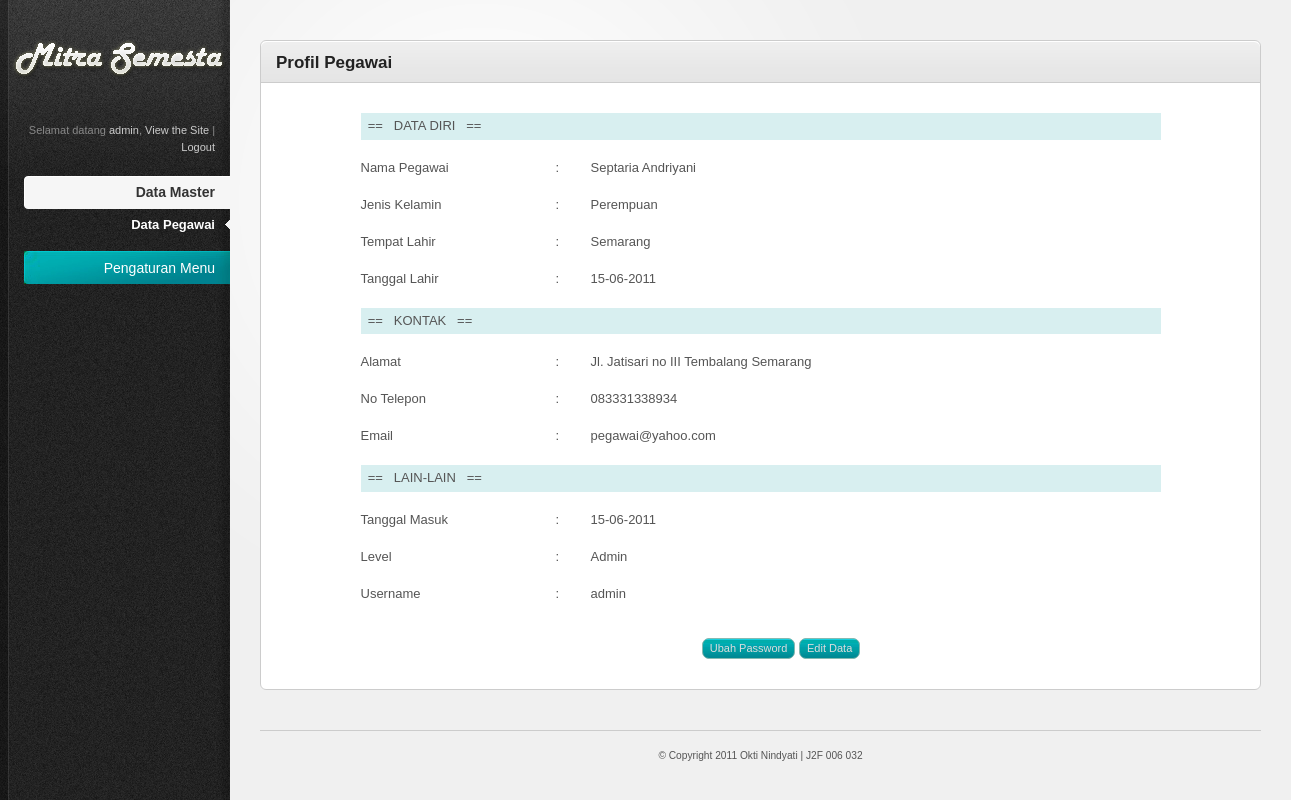
Page /index.php/admin/pegawai/get_profil/1 (signed in) on the committed database.
### tables this page shows
CREATE TABLE IF NOT EXISTS `pegawai` (
  `KodePegawai` int(11) NOT NULL AUTO_INCREMENT,
  `NamaPegawai` varchar(30) NOT NULL,
  `JenisKelamin` char(1) NOT NULL,
  `TempatLahir` varchar(20) NOT NULL,
  `TanggalLahir` date NOT NULL,
  `AlmtPegawai` varchar(50) DEFAULT NULL,
  `NoTelepon` varchar(12) DEFAULT NULL,
  `Email` varchar(25) DEFAULT NULL,
  `TanggalMasuk` date NOT NULL,
  `Level` varchar(10) NOT NULL,
  `Username` varchar(25) NOT NULL,
  `Password` varchar(35) NOT NULL,
  PRIMARY KEY (`KodePegawai`)
);

### system/application/controllers/admin/pegawai.php (called while the page is built, shortened)
<?php
Class Pegawai extends Controller{
	function Pegawai(){
		$this->load->model(array('pegawai_model','penjualan_model'));
	}
	function get_profil($KodePegawai=''){
		if(isset($_SESSION["username"]) && ($_SESSION['level']=='Admin' || $_SESSION['level']=='Manajer' || $_SESSION['level']=='Pegawai')){
		$data['judul'] = "Profil Pegawai";
		$result = $this->pegawai_model->get_detail_pegawai($KodePegawai);
		$subdata['result_profil_pegawai'] = $result;
		$data['content'] = $this->load->view('admin/pegawai_profil_view',$subdata,TRUE);
		$this->load->view("template_admin/template",$data);
		}else{
			$data['content'] = $this->load->view('admin/pegawai_profil_view','',TRUE);
			$this->load->view("template_admin/template",$data);
		}
	}
}

### system/codeigniter/CodeIgniter.php (called while the page is built, shortened)
<?php  if ( ! defined('BASEPATH')) exit('No direct script access allowed');
$EXT =& load_class('Hooks');
$EXT->_call_hook('pre_system');
$URI =& load_class('URI');
$RTR =& load_class('Router');
$method = $RTR->fetch_method();
$EXT->_call_hook('pre_controller');
$CI = new $class();
if ($RTR->scaffolding_request === TRUE)
{
	if ($EXT->_call_hook('scaffolding_override') === FALSE)
	{
		$CI->_ci_scaffolding();
	}
}
else
{
	if (method_exists($CI, '_remap'))
	{
		$CI->_remap($method);
	}
	else
	{
		call_user_func_array(array(&$CI, $method), array_slice($URI->rsegments, 2));
	}
}

### index.php (called while the page is built, shortened)
<?php
require_once BASEPATH.'codeigniter/CodeIgniter'.EXT;

### system/application/models/pegawai_model.php (called while the page is built, shortened)
<?php
Class Pegawai_model extends Model{
	function get_detail_pegawai($KodePegawai){
		$this->db->where('KodePegawai',$KodePegawai);
		$query = $this->db->get('pegawai');
		return $query->result();
	}
}

### system/codeigniter/Base5.php (called while the page is built)
<?php  if ( ! defined('BASEPATH')) exit('No direct script access allowed');
class CI_Base {
	private static $instance;
	public function CI_Base()
	{
		self::$instance =& $this;
	}
	public static function &get_instance()
	{
		return self::$instance;
	}
}
function &get_instance()
{
	return CI_Base::get_instance();
}

### system/application/views/admin/pegawai_profil_view.php (the view)
<div class="tab-content default-tab" id="tab1">
<?php if($result_profil_pegawai){
	foreach($result_profil_pegawai as $num_row => $row)
{?>
	<?=form_open("admin/pegawai/edit_profil_pegawai/".$row->KodePegawai)?>
		<center>
		<table id="tabel1" width="600px">
			<tr><td colspan='3'><div id="header_tabel"> &nbsp == &nbsp DATA DIRI &nbsp == &nbsp </div></td></tr>
			<tr>
				<td width="175px">Nama Pegawai</td>
				<td width="15px">:</td>
				<td><?=($row->NamaPegawai)?></td>
			</tr>
			<tr>
				<td>Jenis Kelamin</td>
				<td>:</td>
				<td>
					<?php if($row->JenisKelamin=='L'){
						echo 'Laki-Laki';
					}else{
						echo 'Perempuan';
					}
					?>
				</td>
			</tr>
			<tr>
				<td>Tempat Lahir</td>
				<td>:</td>
				<td><?=($row->TempatLahir)?></td>
			</tr>
			<tr>
				<td>Tanggal Lahir</td>
				<td>:</td>
				<td><?=substr($row->TanggalLahir,8,2).'-'.substr($row->TanggalLahir,5,2).'-'.substr($row->TanggalLahir,0,4);?></td>
			</tr>
			<tr><td colspan='3'><div id="header_tabel"> &nbsp == &nbsp KONTAK &nbsp == &nbsp </div></td></tr>
			<tr>
				<td>Alamat</td>
				<td>:</td>
				<td><?=($row->AlmtPegawai)?></td>
			</tr>
			<tr>
				<td>No Telepon</td>
				<td>:</td>
				<td><?=($row->NoTelepon)?></td>
			</tr>
			<tr>
				<td>Email</td>
				<td>:</td>
				<td><?=($row->Email)?></td>
			</tr>
			<tr><td colspan='3'><div id="header_tabel"> &nbsp == &nbsp LAIN-LAIN &nbsp == &nbsp </div></td></tr>
			<tr>
				<td>Tanggal Masuk</td>
				<td>:</td>
				<td><?=substr($row->TanggalMasuk,8,2).'-'.substr($row->TanggalMasuk,5,2).'-'.substr($row->TanggalMasuk,0,4);?></td>
			</tr>
			<tr>
				<td>Level</td>
				<td>:</td>
				<td><?=($row->Level)?></td>
			</tr>
			<tr>
				<td>Username</td>
				<td>:</td>
				<td><?=($row->Username)?></td>
			</tr>
		</table>
		</center>
	<?php
	};
	}else{
	}
	?>
	<div id="button">
		<a class="button" href="<?=site_url("admin/pegawai/change_password/".$row->KodePegawai)?>">Ubah Password</a>
		<a class="button" href="<?=site_url("admin/pegawai/edit_profil_pegawai/".$row->KodePegawai)?>">Edit Data</a>
	</div>
</div>

### system/application/views/template_admin/resources/css/style.css (style rules this page uses)
html { font-size: 100%; height: 100%; margin-bottom: 1px; }
body { font-family: Arial, Helvetica, sans-serif; color: #555; background: #f0f0f0 url('../images/bg-body.gif') top left repeat-y; font-size: 12px; }
a { color: #84bab2; text-decoration: none; }
.button { font-family: Verdana, Arial, sans-serif; display: inline-block; background: #3e4e5a url('../images/bg-button-blue.jpg') top left repeat-x !important; border: 1px solid #84bab2 !important; padding: 4px 7px 4px 7px !important; color: #ddd !important; font-size: 11px !important; cursor: pointer; }
#main-content table { border-collapse: collapse; }
#main-content tbody tr { background: #fff; }
#main-content tbody tr.alt-row { background: #ffffff; }
#main-content table td, #main-content table th { padding: 10px; line-height: 1.3em; }
#button { margin: 25px 0px 10px 0px; position: center; width: 1000px; text-align: center; }
#header_tabel { margin: 0px 0px 0px 0px; padding: 5px 0px 5px 0px; width: 800px; height: auto; text-align: left; background:#d8eff0; }

### system/application/views/template_admin/resources/css/invalid.css (style rules this page uses)
.button, #main-content table tfoot td .bulk-actions select, .pagination a.number, form input.text-input, form textarea, form .wysiwyg, form select { -moz-border-radius: 7px; -webkit-border-radius: 7px; border-radius: 7px; }

### rows in the picture
pegawai: NamaPegawai "Septaria Andriyani", JenisKelamin "Perempuan", TempatLahir "Semarang", TanggalLahir "15", TanggalLahir "06", TanggalLahir "2011", AlmtPegawai "Jl. Jatisari no III Tembalang Semarang", NoTelepon "083331338934", Email "pegawai@yahoo.com", TanggalMasuk "15", TanggalMasuk "06", TanggalMasuk "2011", Level "Admin", Username "admin"

### other values in the picture
$_SESSION['username'] "admin"
$judul "Profil Pegawai"
